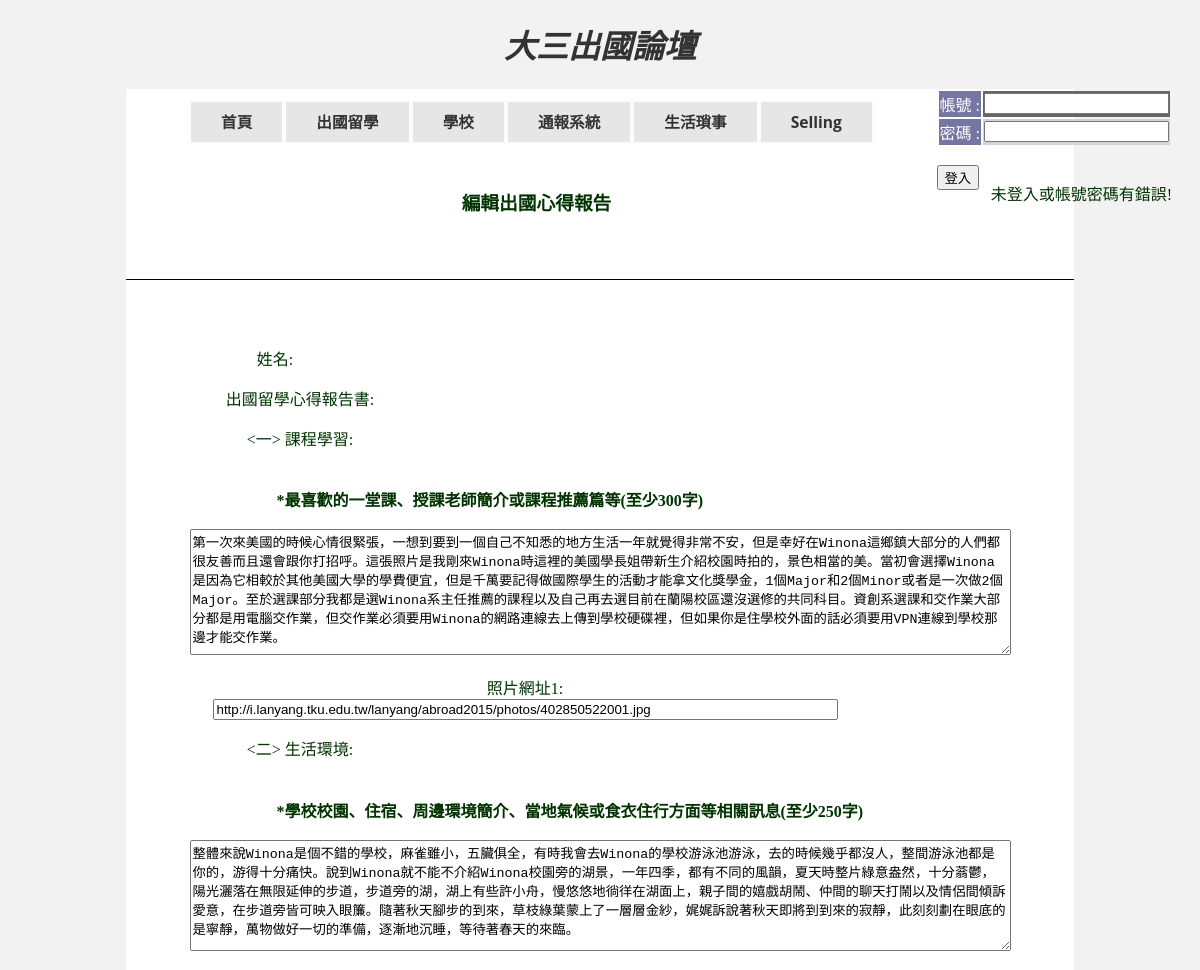
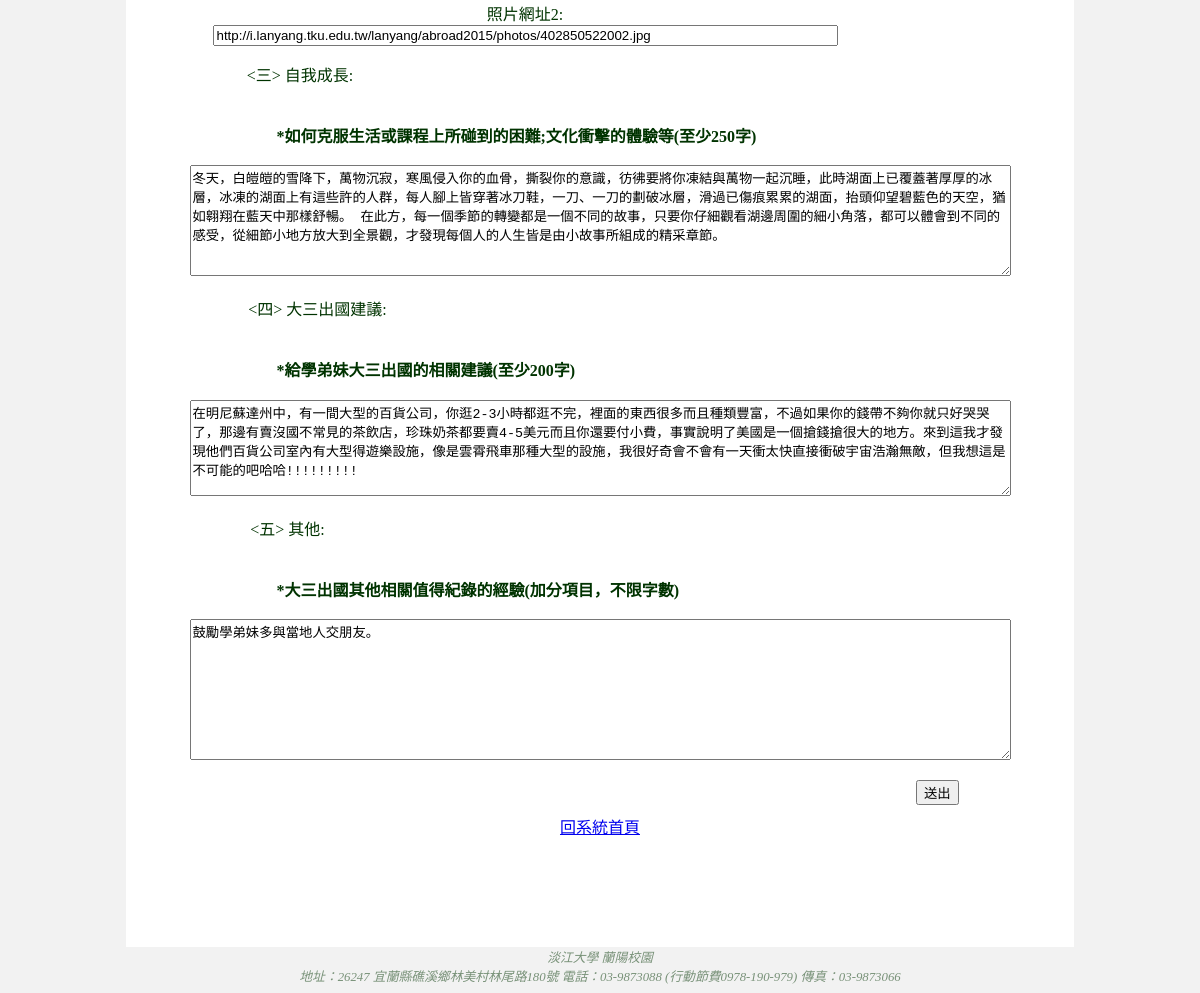
The app's page /reportedit.php?reportedit=19 with its own data (2 pictures, top to bottom).
### tables this page shows
CREATE TABLE IF NOT EXISTS `report` (
  `報告編號` int(10) unsigned NOT NULL AUTO_INCREMENT,
  `姓名` varchar(20) NOT NULL DEFAULT '無名氏',
  `心得報告1` varchar(500) NOT NULL,
  `linkk1` varchar(200) DEFAULT NULL,
  `心得報告2` varchar(500) NOT NULL,
  `linkk2` varchar(200) DEFAULT NULL,
  `心得報告3` varchar(500) NOT NULL,
  `心得報告4` varchar(500) NOT NULL,
  `心得報告5` varchar(500) NOT NULL,
  `日期時間` datetime NOT NULL,
  PRIMARY KEY (`報告編號`)
);

### reportedit.php (the view, shortened to what this page needs)
<?php
include("mysql.inc.php");
if (!empty($_GET['reportedit'])){
  $sql="SELECT * FROM report WHERE 報告編號 = '{$_GET['reportedit']}' ";
  $result=mysqli_query($conn, $sql);
  $row=mysqli_fetch_array($result);
}
else {
  header("Location: abroadreport.php");
}
?>
<!DOCTYPE html>
<html>
<head>
  <link rel="stylesheet" href="forum.css">
</head>
<body>
<div><h1>大三出國論壇</h1></div>
<P align=right><?php
          if(isset($_SESSION['user_id'])) { echo $msg = "歡迎".$_SESSION['yourname']."登入!"; ?></p>
			  <form action="logout.php">
			  <br><br><br>
			  <p><input type="submit" value="登出" style="float:right;"></p>
  <?php  } else { $msg = "未登入或帳號密碼有錯誤!"; ?>
	  <form style="padding: 0px 20px 0px 0px; float:right;" action="login.php" method="post">
  <table style="color:white" name="login">
 <tr>
   <td style="color:white;background-color:#7676a3">帳號 : </td>
   <td><input type="text" name="User_id"
             size="20" maxlength="10" required></td>
 </tr>
 <tr>
   <td style="background-color:#7676a3">密碼 : </td>
   <td><input type="password" name="password"
              size="20" maxlength="10" required></td>
 </tr>
</table>
<br>
 <p style="float:right;" type="hidden"><?php echo $msg; ?></p>
<input type="submit" value="登入"><br/><br/>
<?php } ?>
</form>
<div id="wrapper">
	  <nav>
      <ul class="drop-down-menu">
	    <li><a href="index.php">首頁</a>
        <li><a href="studyabroad.php">出國留學</a>
        </li>
        <li><a href="school.php">學校</a>
        </li>
        <li><a href="#">通報系統</a>
        </li>
        <li><a href="lifething.php">生活瑣事</a>
        </li>
        <li><a href="#">Selling</a>
    </ul>
      </nav>
    <div id="title">
	<h3>編輯出國心得報告</h3>
</div>
	  <div id="maintext" style="text-align: center;">
  <form method="post" id="editreport" name="editreport" action="reporteditsuccess.php">
    <p style="padding-right:650px;" name="name"><?php echo $msg = "姓名: ".$_SESSION['yourname'].""; ?></p>
    <p style="padding-right:600px;">出國留學心得報告書:</p>
	<p style="padding-right:600px;">&lt;一&gt; 課程學習:</p>
	<h4><p style="float:left; padding-left:100px;">*最喜歡的一堂課、授課老師簡介或課程推薦篇等&#40;至少300字&#41;</p></h4>
	<br><br>
    <textarea cols="100" rows="8" id="report1" name="report1" onkeyup="count1(this.value)" required><?php echo $row['心得報告1'];?></TEXTAREA>
	<br>
	<p style="padding-right:150px;" required>照片網址1: <input size="75" name="pic1" value= <?php echo $row['linkk1'];?>></p>
	<p style="padding-right:600px;">&lt;二&gt; 生活環境:</p>
	<h4><p style="float:left; padding-left:100px;">*學校校園、住宿、周邊環境簡介、當地氣候或食衣住行方面等相關訊息&#40;至少250字&#41;</p></h4>
	<br><br>
	<textarea cols="100" rows="7" id="report2" name="report2" onkeyup="count2(this.value)" required><?php echo $row['心得報告2'];?></TEXTAREA>
	<br>
	<p style="padding-right:150px;" required>照片網址2: <input size="75" name="pic2" value= <?php echo $row['linkk2'];?>></p>
	<p style="padding-right:600px;">&lt;三&gt; 自我成長:</p>
	<h4><p style="float:left; padding-left:100px;">*如何克服生活或課程上所碰到的困難;文化衝擊的體驗等&#40;至少250字&#41;</p></h4>
	<br><br>
	<textarea cols="100" rows="7" id="report3" name="report3" onkeyup="count3(this.value)" required><?php echo $row['心得報告3'];?></TEXTAREA>
	<p style="padding-right:565px;">&lt;四&gt; 大三出國建議:</p>
	<h4><p style="float:left; padding-left:100px;">*給學弟妹大三出國的相關建議&#40;至少200字&#41;</p></h4>
	<br><br>
	<textarea cols="100" rows="6" id="report4" name="report4" onkeyup="count4(this.value)" required><?php echo $row['心得報告4'];?></TEXTAREA>
	<p style="padding-right:625px;">&lt;五&gt; 其他:</p>
	<h4><p style="float:left; padding-left:100px;">*大三出國其他相關值得紀錄的經驗&#40;加分項目，不限字數&#41;</p></h4>
	<br><br>
	<textarea cols="100" rows="9" id="report5" name="report5" onkeyup="count5(this.value)" required><?php echo $row['心得報告5'];?></TEXTAREA>
    <p style="padding-right:65px;"><input name="submit" type="submit" style="float:right;" value="送出"></p>
	<br>
	<p><a href="abroadreport.php">回系統首頁</a></p>
  </form>
  </div>
  <br>
</div>
</body>
<footer>
<div id="footer">
淡江大學 蘭陽校園<br>
地址：26247 宜蘭縣礁溪鄉林美村林尾路180號
電話：03-9873088 (行動節費0978-190-979) 傳真：03-9873066
</div>
</footer>
</html>

### forum.css (style rules this page uses)
body { background-color: #f2f2f2; color: #003300; font-family: Palatino Linotype; }
#wrapper { width: 80%; min-width: 500px; max-width: 970px; margin-right: auto; margin-left: auto; background-color: #f2f2f2; padding: 0px 0px 25px 0px; background-color: #FFFFFF; text-align: center; }
nav ul { padding: 5px; margin: 6px; }
nav ul li { list-style: none; display: inline; font-size: 1.2em; font-weight: bold; border: 0px solid #f2f2f2; background-color: #e6e6e6; }
h1 { font-style: italic; font-family: Palatino Linotype; font-size: 2.0em; color: #333333; text-align: center; }
tr:nth-of-type(even) { background-color: #d1d1e0; }
tr:first-of-type { background-color: #666; color: #7676a3; }
#footer { clear: both; text-align: center; font-size: 0.8em; opacity: 0.5; font-style: italic; }
ul { margin: 0; padding: 0; list-style: none; }
ul.drop-down-menu { display: inline-block; font-family: 'Open Sans', Arial, sans-serif; font-size: 13px; top: 0%; }
ul.drop-down-menu li { position: relative; }
ul.drop-down-menu > li { float: left; }
ul.drop-down-menu a { background-color: #fff; color: #333; display: block; padding: 0px 30px; text-decoration: none; line-height: 40px; border: 2px solid #fcfcfc; background-color: #e6e6e6; }
div#maintext { background-color:white; font-size: 16px; padding: 50px; text-align: left; }
div#title { height: 100px; background-color: white; padding: 10px; border-bottom: 1px solid #000; }

### records on screen
report: report1 "第一次來美國的時候心情很緊張，一想到要到一個自己不知悉的地方生活一年就覺得非常不安，但是幸好在Winona這鄉鎮大部分的人們都很友善而且還會跟你打招呼。這張照片是我剛來Winona時這裡的美國學長姐帶新生介紹校園時拍的，景色相當的美。當初會選擇Winona是因為它相較於其他美國大學的學費便宜，但是千萬要記得做國際學生的活動才能拿文化獎學金，1個Major和2個Minor或者是一次做2個Major。至於選課部分我都是選Winona系主任推薦的課程以及自己再去選目前在蘭陽校區還沒選修的共同科目。資創系選課和交作業大部分都是用電腦交作業，但交作業必須要用Winona的網路連線去上傳到學校硬碟裡，但如果你是住學校外面的話必須要用VPN連線到學校那邊才能交作業。", pic1 "http://i.lanyang.tku.edu.tw/lanyang/abroad2015/photos/402850522001.jpg", report2 "整體來說Winona是個不錯的學校，麻雀雖小，五臟俱全，有時我會去Winona的學校游泳池游泳，去的時候幾乎都沒人，整間游泳池都是你的，游得十分痛快。說到Winona就不能不介紹Winona校園旁的湖景，一年四季，都有不同的風韻，夏天時整片綠意盎然，十分蓊鬱，陽光灑落在無限延伸的步道，步道旁的湖，湖上有些許小舟，慢悠悠地徜徉在湖面上，親子間的嬉戲胡鬧、仲間的聊天打鬧以及情侶間傾訴愛意，在步道旁皆可映入眼簾。隨著秋天腳步的到來，草枝綠葉蒙上了一層層金紗，娓娓訴說著秋天即將到到來的寂靜，此刻刻劃在眼底的是寧靜，萬物做好一切的準備，逐漸地沉睡，等待著春天的來臨。", pic2 "http://i.lanyang.tku.edu.tw/lanyang/abroad2015/photos/402850522002.jpg", report3 "冬天，白皚皚的雪降下，萬物沉寂，寒風侵入你的血骨，撕裂你的意識，彷彿要將你凍結與萬物一起沉睡，此時湖面上已覆蓋著厚厚的冰層，冰凍的湖面上有這些許的人群，每人腳上皆穿著冰刀鞋，一刀、一刀的劃破冰層，滑過已傷痕累累的湖面，抬頭仰望碧藍色的天空，猶如翱翔在藍天中那樣舒暢。 在此方，每一個季節的轉變都是一個不同的故事，只要你仔細觀看湖邊周圍的細小角落，都可以體會到不同的感受，從細節小地方放大到全景觀，才發現每個人的人生皆是由小故事所組成的精采章節。", report4 "在明尼蘇達州中，有一間大型的百貨公司，你逛2-3小時都逛不完，裡面的東西很多而且種類豐富，不過如果你的錢帶不夠你就只好哭哭了，那邊有賣沒國不常見的茶飲店，珍珠奶茶都要賣4-5美元而且你還要付小費，事實說明了美國是一個搶錢搶很大的地方。來到這我才發現他們百貨公司室內有大型得遊樂設施，像是雲霄飛車那種大型的設施，我很好奇會不會有一天衝太快直接衝破宇宙浩瀚無敵，但我想這是不可能的吧哈哈!!!!!!!!!", report5 "鼓勵學弟妹多與當地人交朋友。"

### other values on screen
$msg "未登入或帳號密碼有錯誤!"
$msg = "姓名: ".$_SESSION['yourname']."" "姓名:"
